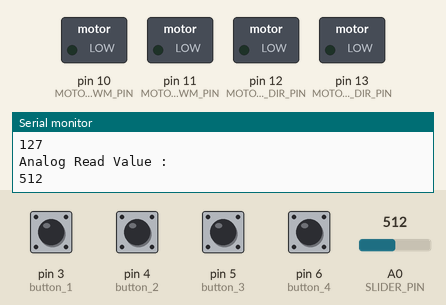
A sketch run on a simulated Arduino Uno, built with avr-gcc and run on an emulated ATmega328P. On the bench: switched loads named in the sketch (green lamp = pin HIGH), the last lines printed to the serial monitor. Inputs (shaded band) come from the test bench; at power-on: pin 3 (button_1), pin 4 (button_2), pin 5 (button_3), pin 6 (button_4) LOW, A0 (SLIDER_PIN) = 512.

Above: at 1.2 s.
1.3 s: pin 3 (button_1) pulled HIGH for 0.15 s
At 2.6 s:
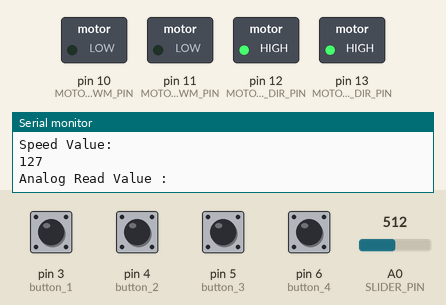
2.9 s: pin 4 (button_2) pulled HIGH for 0.15 s
At 2.98 s:
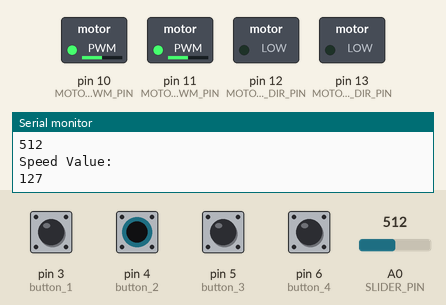
4.5 s: pin 5 (button_3) pulled HIGH for 0.15 s
At 5.6 s:
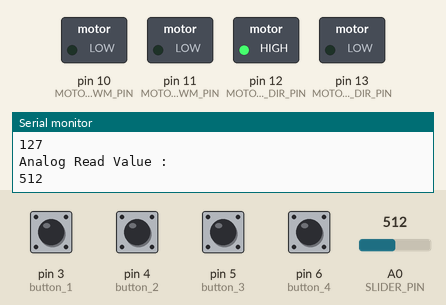
6.1 s: pin 6 (button_4) pulled HIGH for 0.15 s
At 7.3 s:
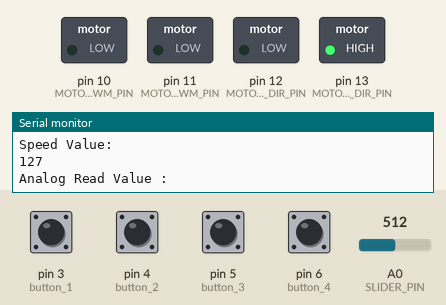
7.7 s: A0 (SLIDER_PIN) set to 416
9.2 s: A0 (SLIDER_PIN) set to 395
Timing chart, 0 to 11.7 s (numbered marks = the images above; inputs shaded):
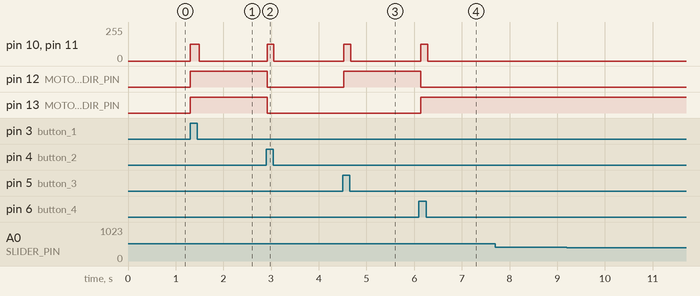

Measured:
- after the input at 1.3 s, pin 10 (MOTOR_1_PWM_PIN), pin 11 (MOTOR_2_PWM_PIN): 0/255 → 127/255 at once, → 0/255 0.20 s later; pin 12 (MOTOR_1_DIR_PIN), pin 13 (MOTOR_2_DIR_PIN): LOW → HIGH at once
- after the input at 2.9 s, pin 10 (MOTOR_1_PWM_PIN), pin 11 (MOTOR_2_PWM_PIN): 0/255 → 127/255 at once, → 0/255 0.15 s later; pin 12 (MOTOR_1_DIR_PIN), pin 13 (MOTOR_2_DIR_PIN): HIGH → LOW at once
- after the input at 4.5 s, pin 10 (MOTOR_1_PWM_PIN), pin 11 (MOTOR_2_PWM_PIN): 0/255 → 127/255 at once, → 0/255 0.15 s later; pin 12 (MOTOR_1_DIR_PIN): LOW → HIGH at once
- after the input at 6.1 s, pin 10 (MOTOR_1_PWM_PIN), pin 11 (MOTOR_2_PWM_PIN): 0/255 → 127/255 at once, → 0/255 0.15 s later; pin 12 (MOTOR_1_DIR_PIN): HIGH → LOW at once; pin 13 (MOTOR_2_DIR_PIN): LOW → HIGH at once

The sketch:

motorsturing_Jef.ino
```cpp
// Define pins
#define button_1 03
#define button_2 04
#define button_3 05
#define button_4 06

#define MOTOR_1_PWM_PIN 10
#define MOTOR_1_DIR_PIN 12

#define MOTOR_2_PWM_PIN 11
#define MOTOR_2_DIR_PIN 13

#define SLIDER_PIN A0

void setup()
{
	// Begin serial connection
	Serial.begin(9600);

	// Motor pins zijn output
	pinMode(MOTOR_1_PWM_PIN,OUTPUT);
	pinMode(MOTOR_1_DIR_PIN,OUTPUT);

	pinMode(MOTOR_2_PWM_PIN,OUTPUT);
	pinMode(MOTOR_2_DIR_PIN,OUTPUT);

	// Buttons zijn input
	pinMode(button_1, INPUT);
	pinMode(button_2, INPUT);
	pinMode(button_3, INPUT);
	pinMode(button_4, INPUT);

	// Analog slider is input
	pinMode(SLIDER_PIN, INPUT);
}

void loop()
{
	// Leest de waarde van de analog slider, en stuurt deze naar de serial monitor
	int speed = analogRead(SLIDER_PIN);
	Serial.println("Analog Read Value : ");
	Serial.println(speed);
	// Zet de waarde van de analog slider (0-1024) om naar 0-255 zodat dit als snelheid voor de motors kan gebruikt worden
	speed = map(speed, 0, 1024, 0, 255);
	Serial.println("Speed Value: ");
	Serial.println(speed); // Opnieuw even naar serial monitor sturen

	/*
		button_1 = CCW - CCW
		button_2 = CW - CW
		button_3 = CCW - CW
		button_4 = CW - CCW
	*/
	if(digitalRead(button_1) == HIGH) // Als knop 1 ingedrukt is
	{
		// Motor 1 = CCW
		analogWrite(MOTOR_1_PWM_PIN,speed);
		digitalWrite(MOTOR_1_DIR_PIN,HIGH);
		// Motor 2 = CCW
		analogWrite(MOTOR_2_PWM_PIN,speed);
		digitalWrite(MOTOR_2_DIR_PIN,HIGH);
	}
	else if(digitalRead(button_2) == HIGH) // Als knop 2 ingedrukt is
	{
		// Motor 1 is CW
		analogWrite(MOTOR_1_PWM_PIN,speed);
		digitalWrite(MOTOR_1_DIR_PIN,LOW);
		// Motor 2 is CW
		analogWrite(MOTOR_2_PWM_PIN,speed);
		digitalWrite(MOTOR_2_DIR_PIN,LOW);
	}
	else if(digitalRead(button_3) == HIGH) // Als knop 3 ingedrukt is
	{
		// Motor 1 = CCW
		analogWrite(MOTOR_1_PWM_PIN,speed);
		digitalWrite(MOTOR_1_DIR_PIN,HIGH);
		// Motor 2 = CW
		analogWrite(MOTOR_2_PWM_PIN,speed);
		digitalWrite(MOTOR_2_DIR_PIN,LOW);
	}
	else if(digitalRead(button_4) == HIGH) // Als knop 4 ingedrukt is
	{
		// Motor 1 = CW
		analogWrite(MOTOR_1_PWM_PIN,speed);
		digitalWrite(MOTOR_1_DIR_PIN,LOW);
		// Motor 2 = CCW
		analogWrite(MOTOR_2_PWM_PIN,speed);
		digitalWrite(MOTOR_2_DIR_PIN,HIGH);
	}
	else // Als geen knop ingedrukt is
	{
		// We laten de motors stoppen door hun snelheidspin op 0 te zetten
		analogWrite(MOTOR_1_PWM_PIN, 0);
		analogWrite(MOTOR_2_PWM_PIN, 0);
	}
}
```
